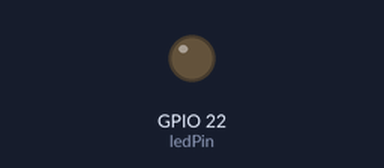
Bench run of a sketch on a simulated ESP32. Parts: output pins drawn as LEDs (lit = HIGH).

Above: at 0.15 s.
At 19.98 s:
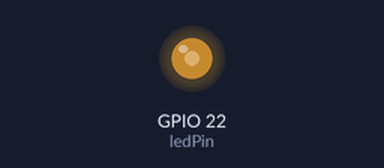
At 39.81 s:
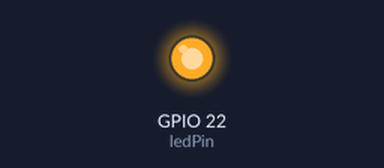
Timing chart, 0 to 40.0 s (numbered marks = the images above):
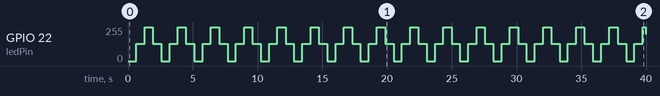

The sketch:

PWM_Dimming.ino
```cpp
// Define the GPIO pin connected to the external LED
const int ledPin = 22;

// PWM Properties Configuration for the LEDC Peripheral
const int frequency = 5000;  // 5kHz PWM frequency to ensure flicker-free dimming
const int resolution = 8;    // 8-bit resolution establishes a duty cycle range of 0 to 255

void setup() {
  // New ESP32 v3.0+ API: Configures the hardware timer and maps it directly to the GPIO pin
  // This eliminates manual channel management required in older core versions
  ledcAttach(ledPin, frequency, resolution);
}

void loop() {
  // Fade In: Linearly step up the duty cycle from 0 (OFF) to 255 (Full Brightness)
  for (int dutyCycle = 0; dutyCycle <= 255; dutyCycle++) {
    // Directly update the PWM duty cycle for the specified physical pin
    ledcWrite(ledPin, dutyCycle);
    delay(5); // 5ms step delay for a smooth breathing/fading transition (~1.2s total duration)
  }

  // Fade Out: Linearly step down the duty cycle from 255 (Full Brightness) to 0 (Complete OFF)
  for (int dutyCycle = 255; dutyCycle >= 0; dutyCycle--) {
    // Directly update the PWM duty cycle for the specified physical pin
    ledcWrite(ledPin, dutyCycle);
    delay(5); // 5ms step delay
  }
}
```

Measured:
- by itself, GPIO 22 (ledPin): 0/255 → 128/255 at 0.64 s, → 255/255 0.64 s later, → 128/255 0.64 s later, → 0/255 0.65 s later, … (63 changes in this stretch)
